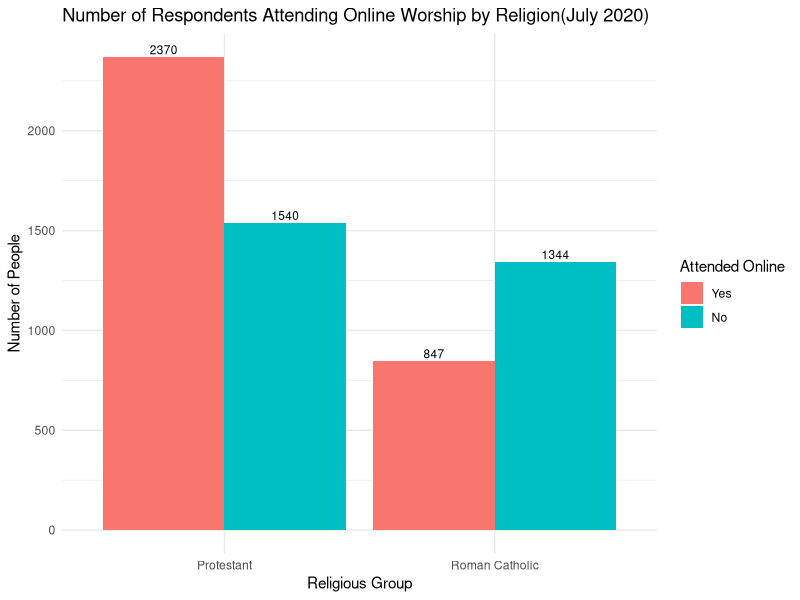
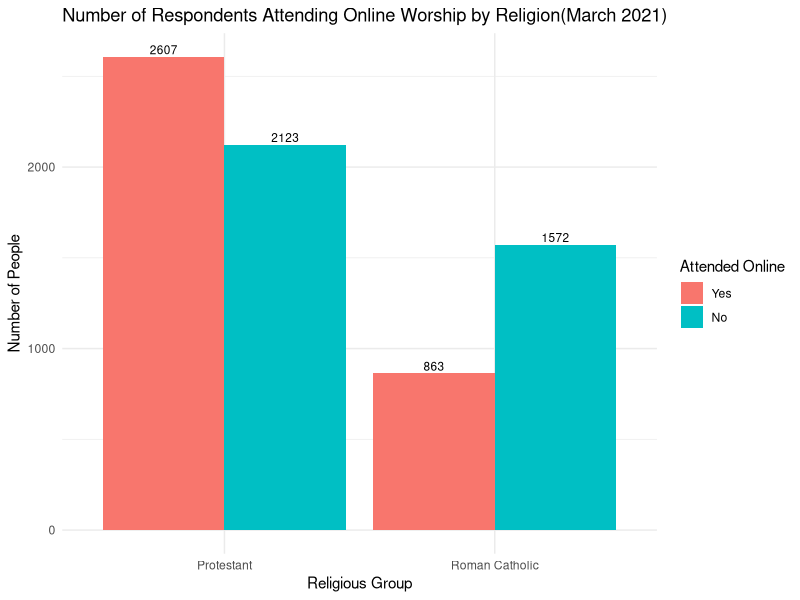
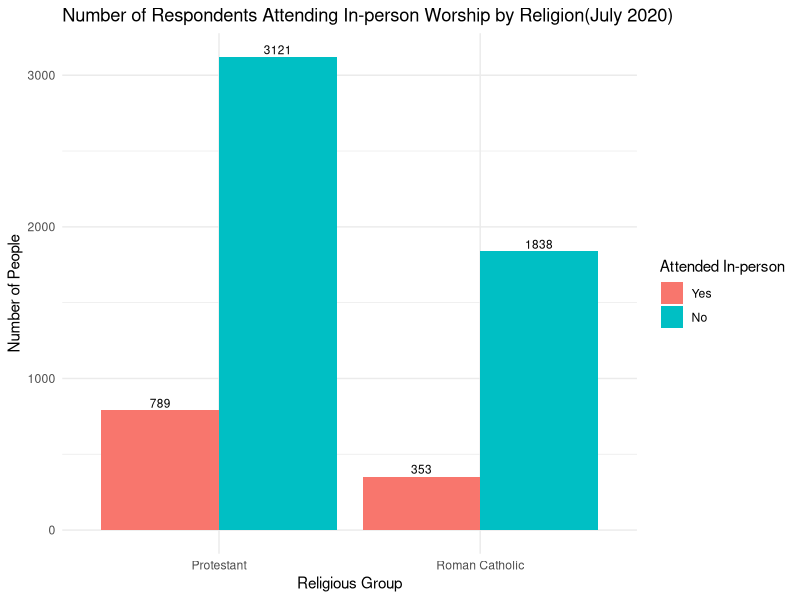
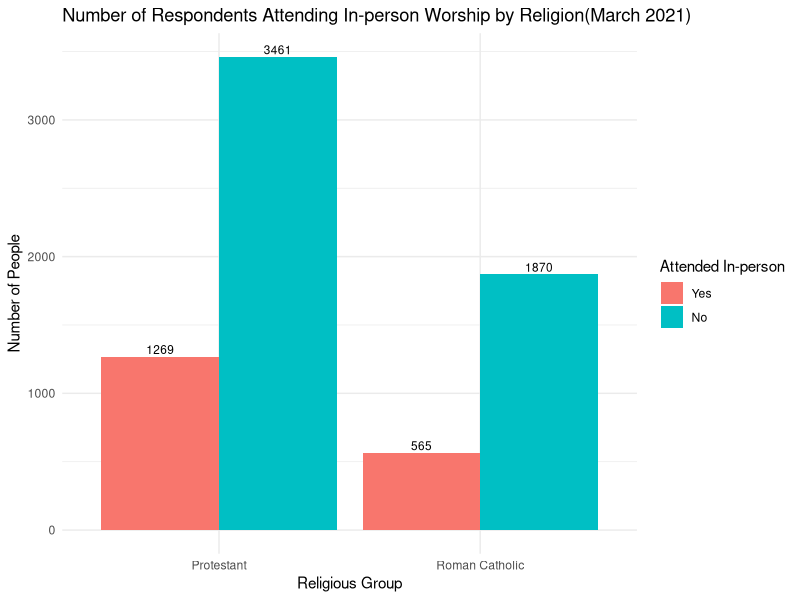
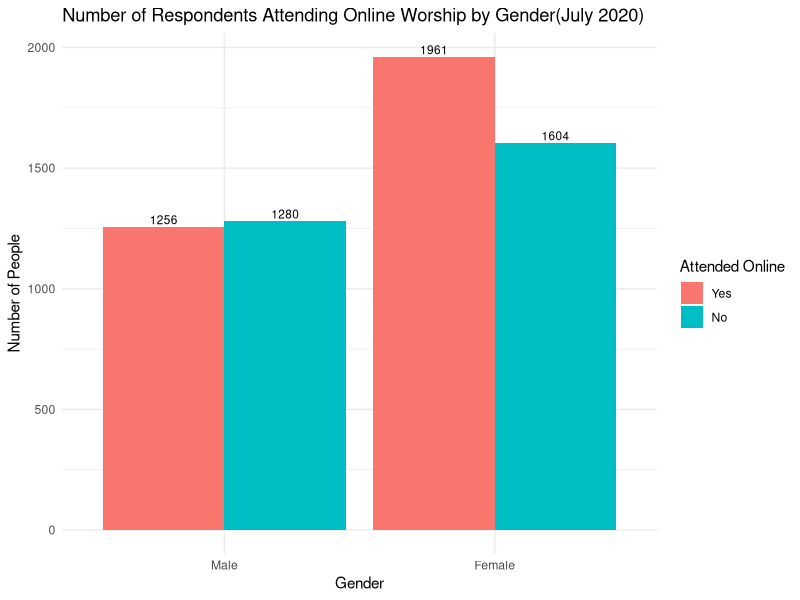
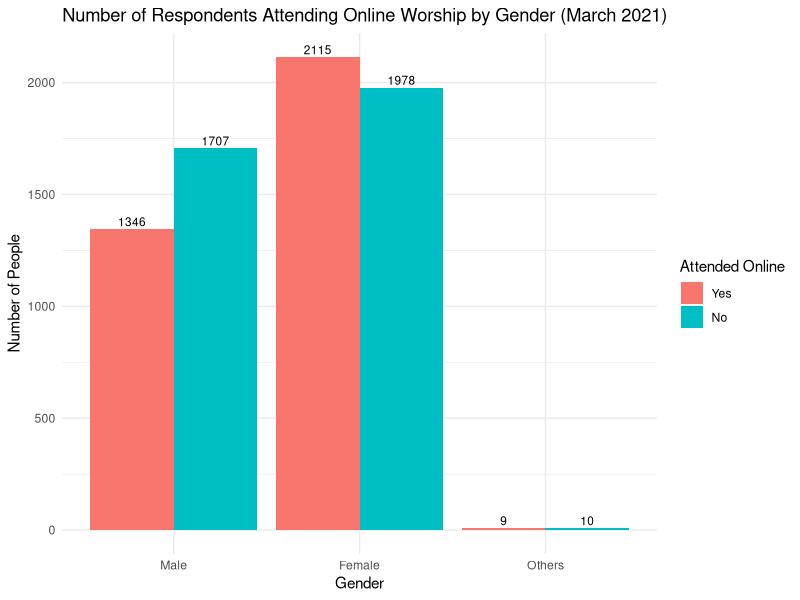
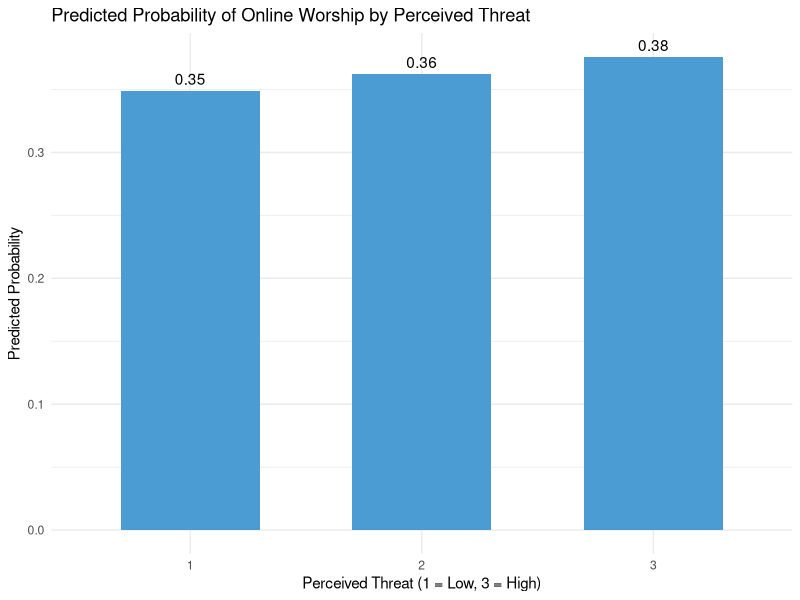
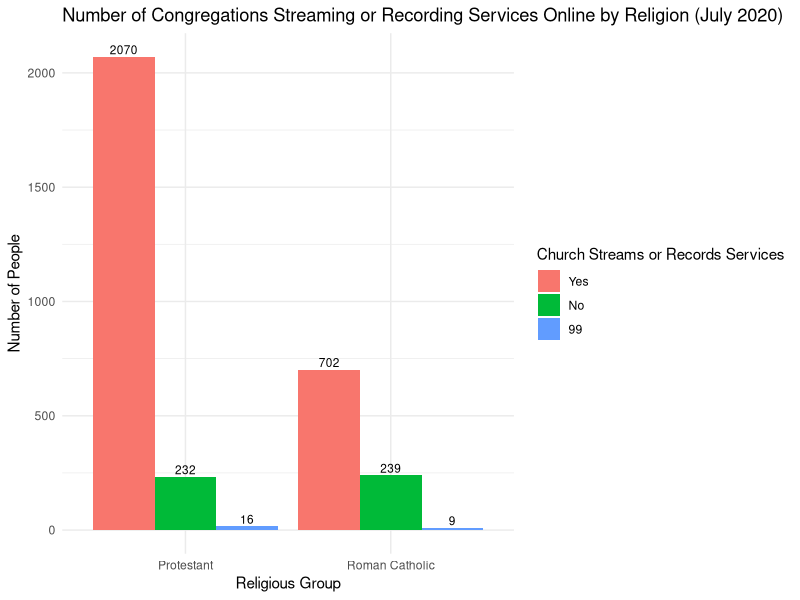

Generate these figures, in order, with R:
## ---- chunk 1
library(haven)
library(tidyverse)
## ---- chunk 2
w70 <- read_sav("ATP W70.sav")
w84 <- read_sav("ATP W84.sav")
## ---- chunk 3
#| label: initial plots for presentation 1
df <- w70 %>% 
  select(ATTENDMONTH_W70,ATTENDONLINE_W70,F_RELIG,F_SEX,F_AGECAT)%>% 
  filter(if_all(everything(), ~ .x != 99)) %>% 
  filter(F_RELIG == 1|F_RELIG == 2)

df2 <- w84 %>%
  select(ATTENDMONTH_W84,ATTENDONLINE_W84,F_RELIG,F_GENDER,F_AGECAT)%>% 
  filter(if_all(everything(), ~ .x != 99)) %>% 
  filter(F_RELIG == 1|F_RELIG == 2)


#Attend form VS Religion ONLINE (WAVE70)
ggplot(df, aes(x = factor(F_RELIG), fill = factor(ATTENDONLINE_W70))) +
  geom_bar(position = "dodge") +
  geom_text(
    stat = "count",
    aes(label = after_stat(count)),          
    position = position_dodge(width = 0.9),
    vjust = -0.3,
    size = 3
  ) +
  labs(
    title = "Number of Respondents Attending Online Worship by Religion(July 2020)",
    x = "Religious Group",
    y = "Number of People",
    fill = "Attended Online"
  ) +
  scale_x_discrete(labels = c("1" = "Protestant", "2" = "Roman Catholic")) +
  scale_fill_discrete(labels = c("1" = "Yes", "2" = "No")) +   # 👈 这一行
  theme_minimal()

#Attend form VS Religion ONLINE (WAVE84)
ggplot(df2, aes(x = factor(F_RELIG), fill = factor(ATTENDONLINE_W84))) +
  geom_bar(position = "dodge") +
  geom_text(
    stat = "count",
    aes(label = after_stat(count)),          
    position = position_dodge(width = 0.9),
    vjust = -0.3,
    size = 3
  ) +
  labs(
    title = "Number of Respondents Attending Online Worship by Religion(March 2021)",
    x = "Religious Group",
    y = "Number of People",
    fill = "Attended Online"
  ) +
  scale_x_discrete(labels = c("1" = "Protestant", "2" = "Roman Catholic")) +
  scale_fill_discrete(labels = c("1" = "Yes", "2" = "No")) +   
  theme_minimal()

#Attend form VS Religion INPERSON (WAVE70)
ggplot(df, aes(x = factor(F_RELIG), fill = factor(ATTENDMONTH_W70))) +
  geom_bar(position = "dodge") +
  geom_text(
    stat = "count",
    aes(label = after_stat(count)),          
    position = position_dodge(width = 0.9),
    vjust = -0.3,
    size = 3
  ) +
  labs(
    title = "Number of Respondents Attending In-person Worship by Religion(July 2020)",
    x = "Religious Group",
    y = "Number of People",
    fill = "Attended In-person"
  ) +
  scale_x_discrete(labels = c("1" = "Protestant", "2" = "Roman Catholic")) +
  scale_fill_discrete(labels = c("1" = "Yes", "2" = "No")) +   
  theme_minimal()

#Attend form VS Religion INPERSON (WAVE84)
ggplot(df2, aes(x = factor(F_RELIG), fill = factor(ATTENDMONTH_W84))) +
  geom_bar(position = "dodge") +
  geom_text(
    stat = "count",
    aes(label = after_stat(count)),          
    position = position_dodge(width = 0.9),
    vjust = -0.3,
    size = 3
  ) +
  labs(
    title = "Number of Respondents Attending In-person Worship by Religion(March 2021)",
    x = "Religious Group",
    y = "Number of People",
    fill = "Attended In-person"
  ) +
  scale_x_discrete(labels = c("1" = "Protestant", "2" = "Roman Catholic")) +
  scale_fill_discrete(labels = c("1" = "Yes", "2" = "No")) +   
  theme_minimal()

#Attend form VS Gender(WAVE70)
ggplot(df, aes(x = factor(F_SEX), fill = factor(ATTENDONLINE_W70))) +
  geom_bar(position = "dodge") +
  geom_text(
    stat = "count",
    aes(label = after_stat(count)),          
    position = position_dodge(width = 0.9),
    vjust = -0.3,
    size = 3
  ) +
  labs(
    title = "Number of Respondents Attending Online Worship by Gender(July 2020)",
    x = "Gender",
    y = "Number of People",
    fill = "Attended Online"
  ) +
  scale_x_discrete(labels = c("1" = "Male", "2" = "Female")) +
  scale_fill_discrete(labels = c("1" = "Yes", "2" = "No")) +   # 👈 这一行
  theme_minimal()

#Attend form VS Gender(WAVE84)
ggplot(df2, aes(x = factor(F_GENDER), fill = factor(ATTENDONLINE_W84))) +
  geom_bar(position = "dodge") +
  geom_text(
    stat = "count",
    aes(label = after_stat(count)),          
    position = position_dodge(width = 0.9),
    vjust = -0.3,
    size = 3
  ) +
  scale_x_discrete(labels = c("1" = "Male", "2" = "Female", "3" = "Others")) +
  scale_fill_discrete(labels = c("1" = "Yes", "2" = "No")) +
  labs(
    title = "Number of Respondents Attending Online Worship by Gender (March 2021)",
    x = "Gender",
    y = "Number of People",
    fill = "Attended Online"
  ) +
  theme_minimal()
## ---- chunk 4
#| label: hypothesis 1 a,b testing
online <-w70$ATTENDONLINE_W70
inperson <- w70$ATTENDMONTH_W70
threat <- w70$COVIDTHREAT_b_W70

df <- w70 %>%
  select(ATTENDMONTH_W70,ATTENDONLINE_W70,COVIDTHREAT_b_W70)%>%
  filter(if_all(everything(), ~ .x != 99)) %>%
  mutate(
    attend_online = ifelse(ATTENDONLINE_W70 == 1, 1, 0),
    attend_inperson = ifelse(ATTENDMONTH_W70 == 1, 1, 0),
    threat = 4-COVIDTHREAT_b_W70
  )


model_h1a <- glm(attend_online ~ threat, data = df, family = binomial)
summary(model_h1a)
df$pred <- predict(model_h1a, type = "response")
## ---- chunk 5
ggplot(df, aes(x = factor(threat), y = pred)) +
  stat_summary(fun = mean, geom = "bar", fill = "#4B9CD3", width = 0.6) +
  geom_text(stat = "summary", fun = mean,
            aes(label = round(..y.., 2)), vjust = -0.5) +
  labs(
    title = "Predicted Probability of Online Worship by Perceived Threat",
    x = "Perceived Threat (1 = Low, 3 = High)",
    y = "Predicted Probability"
  ) +
  theme_minimal()
model_h1b <- glm(attend_inperson ~ threat,
                 data = df,
                 family = binomial)

summary(model_h1b)
## ---- chunk 6

#| label: create respond variable attend
# w70_cp <- w70 %>%
#   filter(F_RELIG %in% c(1,2)) %>%
#   filter(ATTENDMONTH_W70 != 99, ATTENDONLINE_W70 != 99) %>%
#   mutate(attend = (ATTENDMONTH_W70 - 1) * 2 + ATTENDONLINE_W70)
# w70_cp$attend <- as.factor(w70_cp$attend)
# ------------------------------------------------------------
# ATTENDMONTH_W70 = attend mass in person
# ATTENDONLINE_W70 = attend mass online
#
# attend codes:
# 1 -> attend in person = 1, online = 1  (attend both)
# 2 -> attend in person = 1, online = 2  (only in person)
# 3 -> attend in person = 2, online = 1  (only online)
# 4 -> attend in person = 2, online = 2  (attend neither)
#
# Note: rows with v1 == 99 or v2 == 99 are removed
# ------------------------------------------------------------

#model_multi <- multinom(attend ~ ., data = w70_cp)
#summary(model_multi)
# 错误于multinom(attend ~ ., data = w70_cp2): 
#   need two or more classes to fit a multinom model
# 此外: 警告信息:
# In multinom(attend ~ ., data = w70_cp2) : groups ‘1’ ‘2’ ‘3’ ‘4’ are empty

## ---- chunk 7
w70_cp <- w70 %>%
  filter(F_RELIG %in% c(1,2))%>%
  filter(ATTENDMONTH_W70 != 99, ATTENDONLINE_W70 != 99)
w70_cp %>%
  group_by(ATTENDMONTH_W70) %>%
  summarise(
    mean_month = mean(ATTENDMONTH_W70, na.rm = TRUE),
    sd_month = sd(ATTENDMONTH_W70, na.rm = TRUE),
    n = n()
  )

w70_cp %>%
  group_by(ATTENDONLINE_W70) %>%
  summarise(
    mean_month = mean(ATTENDONLINE_W70, na.rm = TRUE),
    sd_month = sd(ATTENDONLINE_W70, na.rm = TRUE),
    n = n()
  )
## ---- chunk 8
# w70_cp2 <- w70_cp %>%
#   mutate(across(c(F_AGECAT, F_SEX, F_EDUCCAT, F_MARITAL), as_factor))
# 
# model <- glm((ATTENDMONTH_W70-1) ~ F_AGECAT + F_SEX + F_EDUCCAT + F_MARITAL, 
#              data = w70_cp2, 
#              family = binomial)
# 
# summary(model)
## ---- chunk 9
#| label: create clean dataset with attendmonth,attendonline (1/0)

w70_cp_clean <- w70_cp
w70_cp_clean$ATTENDMONTH_W70 <- as.character(w70_cp_clean$ATTENDMONTH_W70)
w70_cp_clean$ATTENDMONTH_bin <- ifelse(
  w70_cp_clean$ATTENDMONTH_W70 == "1",
  1, 0
)
## ---- chunk 10
#| label: COVIDCONG2_W70

# COVIDCONG2_W70 
# Regardless of whether it is now open to the public, is the house of worship you attend most often CURRENTLY streaming or recording its services so that people can watch them online or on TV?
ggplot(w70_cp %>% filter(!is.na(COVIDCONG2_W70)), aes(x = factor(F_RELIG), fill = factor(COVIDCONG2_W70))) +
  geom_bar(position = "dodge") +
  geom_text(
    stat = "count",
    aes(label = after_stat(count)),          
    position = position_dodge(width = 0.9),
    vjust = -0.3,
    size = 3
  ) +
  labs(
    title = "Number of Congregations Streaming or Recording Services Online by Religion (July 2020)",
    x = "Religious Group",
    y = "Number of People",
    fill = "Church Streams or Records Services"
  ) +
  scale_x_discrete(labels = c("1" = "Protestant", "2" = "Roman Catholic")) +
  scale_fill_discrete(labels = c("1" = "Yes", "2" = "No")) +  
  theme_minimal()


# analysis
model_1b <- glm(ATTENDMONTH_bin ~ factor(COVIDCONG2_W70), data = w70_cp_clean, family = binomial, weights = WEIGHT_W70)

summary(model_1b)

model_1 <- glm(ATTENDMONTH_bin ~ factor(COVIDCONG2_W70), data = w70_cp_clean, family = binomial)

summary(model_1)

## ---- chunk 11
#| label: COVIDCONG3_W70
# COVIDCONG3_W70. 
# Which of the following best describes the current operating status of the house of worship you attend most often?
ggplot(w70_cp%>% filter(!is.na(COVIDCONG3_W70)), aes(x = factor(F_RELIG), fill = factor(COVIDCONG3_W70))) +
  geom_bar(position = "dodge") +
  geom_text(
    stat = "count",
    aes(label = after_stat(count)),          
    position = position_dodge(width = 0.9),
    vjust = -0.3,
    size = 3
  ) +
  labs(
    title = "Operating Status of Congregations by Religion (July 2020)",
    x = "Religious Group",
    y = "Number of Respondents",
    fill = "Operating Status of House of Worship"
  ) +
  scale_x_discrete(labels = c(
    "1" = "Protestant",
    "2" = "Roman Catholic"
  )) +
  scale_fill_discrete(labels = c(
    "1" = "Open as before COVID-19",
    "2" = "Open with modifications",
    "3" = "Not open for in-person services",
    "4" = "Not sure",
    "99" = "Refused"
  )) +
  theme_minimal()

model_2 <- glm(
  ATTENDMONTH_bin ~ factor(COVIDCONG3_W70),
  data = w70_cp_clean,
  family = binomial
)
summary(model_2)
## ---- chunk 12
#| label: CONGRESTRICT1_a_W70.
# CONGRESTRICT1_a_W70. 
# Which of the following, if any, is the house of worship you attend most often CURRENTLY doing as a result of the coronavirus outbreak?    Requiring people to stay at least 6 feet away from each other
ggplot(w70_cp%>% filter(!is.na(CONGRESTRICT1_a_W70)), aes(x = factor(F_RELIG), fill = factor(CONGRESTRICT1_a_W70))) +
  geom_bar(position = "dodge") +
  geom_text(
    stat = "count",
    aes(label = after_stat(count)),          
    position = position_dodge(width = 0.9),
    vjust = -0.3,
    size = 3
  ) +
  labs(
    title = "Social Distancing Rules in Congregations by Religion (July 2020)",
    x = "Religious Group",
    y = "Number of Respondents",
    fill = "Require 6-Foot Social Distancing"
  ) +
  scale_x_discrete(labels = c(
    "1" = "Protestant",
    "2" = "Roman Catholic"
  )) +
  scale_fill_discrete(labels = c(
    "1" = "Yes, my congregation is doing this",
    "2" = "No, my congregation is not doing this",
    "3" = "Not sure",
    "99" = "Refused"
  )) +
  theme_minimal()


model_3 <- glm(ATTENDMONTH_bin ~ factor(CONGRESTRICT1_a_W70),
                data = w70_cp_clean,
                family = binomial)
summary(model_3)
## ---- chunk 13
#| label: CONGRESTRICT1_b_W70
# CONGRESTRICT1_b_W70. 
# Which of the following, if any, is the house of worship you attend most often CURRENTLY doing as a result of the coronavirus outbreak?    Requiring people to wear masks
ggplot(w70_cp%>% filter(!is.na(CONGRESTRICT1_b_W70)), aes(x = factor(F_RELIG), fill = factor(CONGRESTRICT1_b_W70))) +
  geom_bar(position = "dodge") +
  geom_text(
    stat = "count",
    aes(label = after_stat(count)),          
    position = position_dodge(width = 0.9),
    vjust = -0.3,
    size = 3
  ) +
  labs(
    title = "Mask Requirements in Congregations by Religion (July 2020)",
    x = "Religious Group",
    y = "Number of Respondents",
    fill = "Require Masks During Services"
  ) +
  scale_x_discrete(labels = c(
    "1" = "Protestant",
    "2" = "Roman Catholic"
  )) +
  scale_fill_discrete(labels = c(
    "1" = "Yes, my congregation is doing this",
    "2" = "No, my congregation is not doing this",
    "3" = "Not sure",
    "99" = "Refused"
  )) +
  theme_minimal()


model_4 <- glm(ATTENDMONTH_bin ~ factor(CONGRESTRICT1_b_W70),
                data = w70_cp_clean,
                family = binomial)
summary(model_4)
## ---- chunk 14
#| label: CONGRESTRICT1_c_W70.

# CONGRESTRICT1_c_W70. 
# Which of the following, if any, is the house of worship you attend most often CURRENTLY doing as a result of the coronavirus outbreak?    Restricting the number of people who can attend at any one time
ggplot(w70_cp%>% filter(!is.na(CONGRESTRICT1_c_W70)), aes(x = factor(F_RELIG), fill = factor(CONGRESTRICT1_c_W70))) +
  geom_bar(position = "dodge") +
  geom_text(
    stat = "count",
    aes(label = after_stat(count)),          
    position = position_dodge(width = 0.9),
    vjust = -0.3,
    size = 3
  ) +
  labs(
    title = "Restrictions on Number of Attendees by Religion (July 2020)",
    x = "Religious Group",
    y = "Number of Respondents",
    fill = "Restrict Attendance Numbers"
  ) +
  scale_x_discrete(labels = c(
    "1" = "Protestant",
    "2" = "Roman Catholic"
  )) +
  scale_fill_discrete(labels = c(
    "1" = "Yes, my congregation is doing this",
    "2" = "No, my congregation is not doing this",
    "3" = "Not sure"
  )) +
  theme_minimal()


model_5 <- glm(ATTENDMONTH_bin ~ factor(CONGRESTRICT1_c_W70),
                data = w70_cp_clean,
                family = binomial)
summary(model_5)
## ---- chunk 15
#| label: Technology & access

# F_ACSWEB
# Household internet status
ggplot(
  w70_cp %>% filter(!is.na(F_ACSWEB)),
  aes(x = factor(F_RELIG), fill = factor(F_ACSWEB))
) +
  geom_bar(position = "dodge") +
  geom_text(
    stat = "count",
    aes(label = after_stat(count)),
    position = position_dodge(width = 0.9),
    vjust = -0.3,
    size = 3
  ) +
  labs(
    title = "Household Internet Access by Religion (July 2020)",
    x = "Religious Group",
    y = "Number of Respondents",
    fill = "Internet Access Type"
  ) +
  scale_x_discrete(labels = c(
    "1" = "Protestant",
    "2" = "Roman Catholic"
  )) +
  scale_fill_discrete(labels = c(
    "1" = "Accesses Internet by paying a provider",
    "2" = "Does not access Internet by paying a provider"
  )) +
  theme_minimal()

# 确保是字符型
w70_cp_clean$F_ACSWEB <- as.character(w70_cp_clean$F_ACSWEB)


model_6 <- glm(ATTENDMONTH_bin ~ factor(F_ACSWEB),
                data = w70_cp_clean,
                family = binomial)
summary(model_6)
## ---- chunk 16
# SNSUSE_W70. 
# Do you ever use social media sites like Facebook, Twitter or Instagram?
ggplot(
  w70_cp %>% 
    filter(SNSUSE_W70 %in% c(1, 2)),  # 去掉 Refused (99) 和 NA
  aes(x = factor(F_RELIG), fill = factor(SNSUSE_W70))
) +
  geom_bar(position = "dodge") +
  geom_text(
    stat = "count",
    aes(label = after_stat(count)),
    position = position_dodge(width = 0.9),
    vjust = -0.3,
    size = 3
  ) +
  labs(
    title = "Social Media Usage by Religion (July 2020)",
    x = "Religious Group",
    y = "Number of Respondents",
    fill = "Use of Social Media Sites"
  ) +
  scale_x_discrete(labels = c(
    "1" = "Protestant",
    "2" = "Roman Catholic"
  )) +
  scale_fill_discrete(labels = c(
    "1" = "Yes, I use social media sites",
    "2" = "No, I do not use social media sites"
  )) +
  theme_minimal()


model_7 <- glm(ATTENDMONTH_bin ~ factor(SNSUSE_W70),
                data = w70_cp_clean,
                family = binomial)
summary(model_7)
